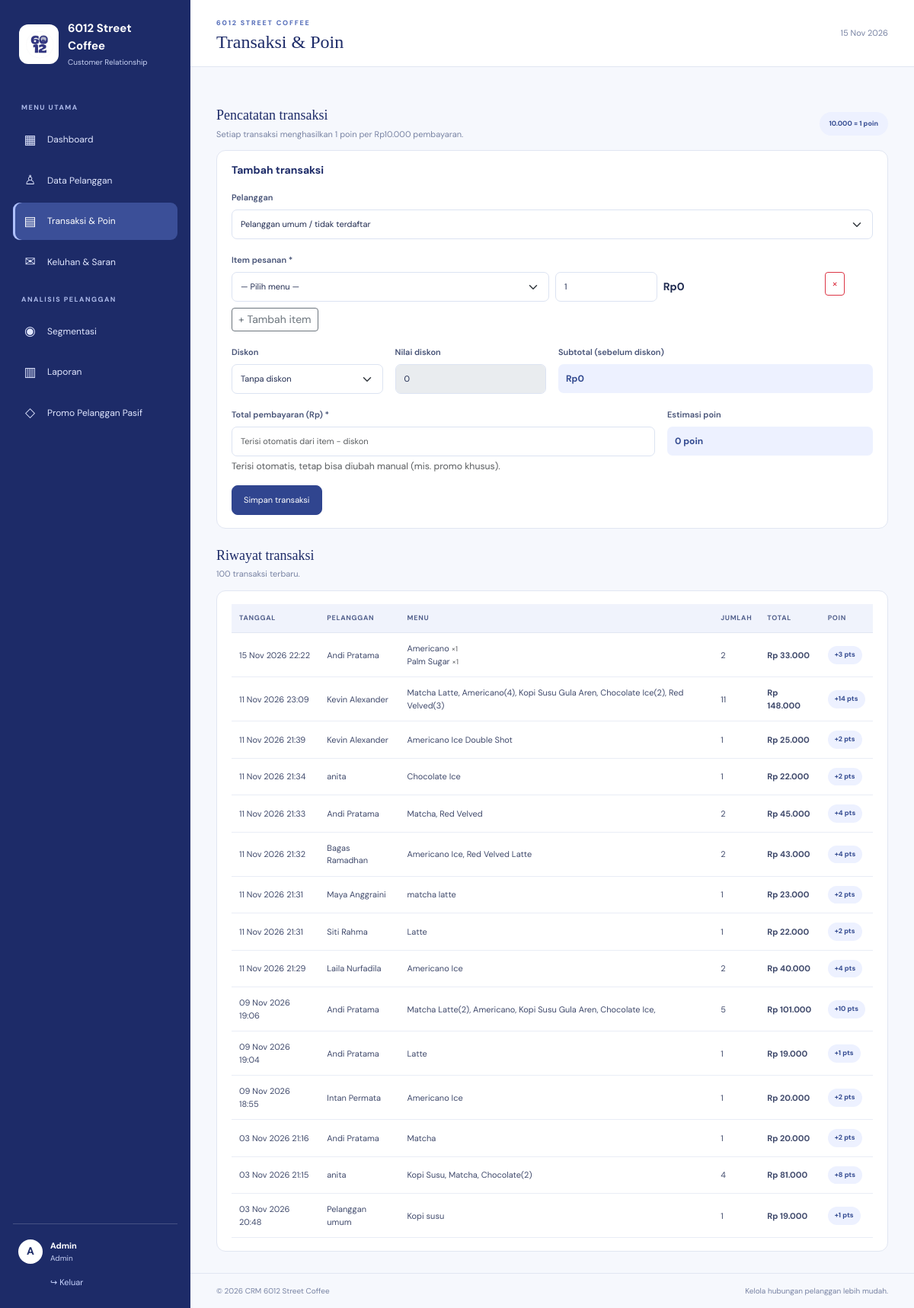
Screenshot of /transactions.php (signed in) with the database file from the repository.
### tables this page shows
CREATE TABLE `transactions` (
  `id` bigint(20) UNSIGNED NOT NULL,
  `customer_id` int(10) UNSIGNED DEFAULT NULL,
  `menu_name` varchar(150) NOT NULL,
  `quantity` int(10) UNSIGNED NOT NULL,
  `total_amount` bigint(20) UNSIGNED NOT NULL,
  `points_awarded` int(10) UNSIGNED NOT NULL DEFAULT 0,
  `transaction_date` datetime NOT NULL DEFAULT current_timestamp()
);

CREATE TABLE `customers` (
  `id` int(10) UNSIGNED NOT NULL,
  `name` varchar(100) NOT NULL,
  `phone` varchar(20) NOT NULL,
  `address` varchar(255) DEFAULT NULL,
  `join_date` date NOT NULL DEFAULT curdate(),
  `member_status` enum('Member','Non-member') NOT NULL DEFAULT 'Member',
  `points` int(10) UNSIGNED NOT NULL DEFAULT 0,
  `created_at` timestamp NOT NULL DEFAULT current_timestamp()
);

CREATE TABLE `transaction_items` (
  `id` int(10) UNSIGNED NOT NULL,
  `transaction_id` int(11) NOT NULL,
  `menu_name` varchar(150) NOT NULL,
  `quantity` int(10) UNSIGNED NOT NULL,
  `unit_price` int(10) UNSIGNED NOT NULL
);

### includes/functions.php (called while the page is built, shortened)
<?php
function e($value): string
{
    return htmlspecialchars((string) $value, ENT_QUOTES, 'UTF-8');
}
function rupiah($number): string
{
    return 'Rp ' . number_format((float) $number, 0, ',', '.');
}

### transactions.php (the view, shortened to what this page needs)
<?php
require_once 'config/database.php';
require_once 'includes/functions.php';
$customers = $pdo->query("SELECT id,name,phone FROM customers ORDER BY name")->fetchAll();
$history = $pdo->query("SELECT t.*,c.name customer_name FROM transactions t LEFT JOIN customers c ON c.id=t.customer_id ORDER BY t.transaction_date DESC,t.id DESC LIMIT 100")->fetchAll();
$itemsByTx = [];
if ($history) {
    $in = implode(',', array_map('intval', array_column($history, 'id')));
    foreach ($pdo->query("SELECT transaction_id,menu_name,quantity FROM transaction_items WHERE transaction_id IN ($in) ORDER BY id")->fetchAll() as $i) {
        $itemsByTx[$i['transaction_id']][] = $i;
    }
}
require 'includes/header.php';
?>
<div class="section-heading">
    <div>
        <h3>Pencatatan transaksi</h3>
        <p>Setiap transaksi menghasilkan 1 poin per Rp10.000 pembayaran.</p>
    </div><span class="rule-chip">10.000 = 1 poin</span>
</div>
<div class="form-card mb-4">
    <h4>Tambah transaksi</h4>
    <form method="post" class="row g-3"><input type="hidden" name="csrf_token" value="<?= e(csrf_token()) ?>">
        <div class="col-12"><label class="form-label">Pelanggan</label><select class="form-select" name="customer_id">
                <option value="0">Pelanggan umum / tidak terdaftar</option><?php foreach ($customers as $c): ?>
                    <option value="<?= $c['id'] ?>"><?= e($c['name'] . ' — ' . $c['phone']) ?></option><?php endforeach; ?>
            </select></div>
        <div class="col-12">
            <label class="form-label">Item pesanan *</label>
            <div id="itemList"></div>
            <button type="button" class="btn btn-outline-secondary btn-sm" id="addItem">+ Tambah item</button>
        </div>
        <div class="col-md-3"><label class="form-label">Diskon</label>
            <select class="form-select" name="disc_type" id="discType">
                <option value="none">Tanpa diskon</option>
            </select></div>
        <div class="col-md-3"><label class="form-label">Nilai diskon</label>
            <input class="form-control" type="number" name="disc_value" id="discValue" min="0" step="1" value="0"
                disabled placeholder="Contoh: 10 atau 5000"></div>
        <div class="col-md-6"><label class="form-label">Subtotal (sebelum diskon)</label>
            <div class="points-preview" id="subtotalPreview">Rp0</div></div>
        <div class="col-md-8"><label class="form-label">Total pembayaran (Rp) *</label><input class="form-control"
                type="number" name="total_amount" id="totalAmount" min="1" step="1" required
                placeholder="Terisi otomatis dari item − diskon">
            <div class="form-text">Terisi otomatis, tetap bisa diubah manual (mis. promo khusus).</div></div>
        <div class="col-md-4"><label class="form-label">Estimasi poin</label>
            <div class="points-preview" id="pointsPreview">0 poin</div>
        </div>
        <div class="col-12"><button class="btn btn-coffee">Simpan transaksi</button></div>
    </form>
</div>
<template id="itemTpl">
    <div class="col-md-6">
        <select class="form-select menu-select" name="items[__i__][menu]" required>
            <option value="" disabled selected>— Pilih menu —</option>
        </select>
    </div>
    <div class="col-4 col-md-2"><input class="form-control item-qty" type="number" min="1" value="1"
            name="items[__i__][qty]" required aria-label="Jumlah"></div>
    <div class="col-6 col-md-3 d-flex align-items-center"><b class="line-total">Rp0</b></div>
    <div class="col-2 col-md-1"><button type="button" class="btn btn-outline-danger btn-sm remove-item"
            title="Hapus item">&times;</button></div>
</template>
<div class="section-heading">
    <div>
        <h3>Riwayat transaksi</h3>
        <p>100 transaksi terbaru.</p>
    </div>
</div>
<div class="table-card">
    <div class="table-responsive">
        <table class="table align-middle">
            <thead>
                <tr>
                    <th>Tanggal</th>
                    <th>Pelanggan</th>
                    <th>Menu</th>
                    <th>Jumlah</th>
                    <th>Total</th>
                    <th>Poin</th>
                </tr>
            </thead>
            <tbody><?php if (!$history): ?>
                    </tr><?php endif; ?><?php foreach ($history as $t): ?>
                    <tr>
                        <td><?= date('d M Y H:i', strtotime($t['transaction_date'])) ?></td>
                        <td><?= e($t['customer_name'] ?? 'Pelanggan umum') ?></td>
                        <td>
                            <?php if (!empty($itemsByTx[$t['id']])): ?>
                                <?php foreach ($itemsByTx[$t['id']] as $i): ?>
                                    <div><?= e($i['menu_name']) ?> <small class="text-muted">×<?= (int) $i['quantity'] ?></small></div>
                                <?php endforeach; ?>
                            <?php else: ?>
                                <?= e($t['menu_name']) ?>
                            <?php endif; ?>
                        </td>
                        <td><?= (int) $t['quantity'] ?></td>
                        <td><b><?= rupiah($t['total_amount']) ?></b></td>
                        <td><span class="points-tag">+<?= (int) $t['points_awarded'] ?> pts</span></td>
                    </tr><?php endforeach; ?>
            </tbody>
        </table>
    </div>
</div>
<?php require 'includes/footer.php'; ?>

### assets/style.css (style rules this page uses)
:root { --coffee: #55372b; --coffee2: #76513e; --cream: #f6f1e9; --paper: #fff; --ink: #302720; --muted: #887f76; --line: #eee7de; --gold: #c99a61 }
* { box-sizing: border-box }
body { margin: 0; background: #f8f7f4; color: var(--ink); font-family: 'DM Sans', sans-serif; font-size: 14px }
.section-heading { display: flex; justify-content: space-between; align-items: center; gap: 15px; margin: 25px 0 13px }
.section-heading h3 { font-family: 'Playfair Display', serif; font-size: 18px; margin: 0 }
.section-heading p { font-size: 11px; color: var(--muted); margin: 5px 0 0 }
.btn-coffee { background: var(--coffee); color: white; border: 1px solid var(--coffee); font-size: 11px; padding: 10px 15px; border-radius: 8px }
.table-card, .form-card { background: #fff; border: 1px solid var(--line); border-radius: 12px; padding: 17px 19px }
.form-card h4 { font-size: 14px; font-weight: 700; margin: 0 0 16px }
.table { font-size: 11px; margin: 0 }
.table thead th { font-size: 9px; text-transform: uppercase; letter-spacing: .7px; color: #8c8177; background: #faf8f5; border-bottom: 1px solid var(--line); padding: 12px 10px; white-space: nowrap }
.table td { padding: 12px 10px; border-color: #f1ece6; color: #51483f }
.form-label { font-size: 11px; font-weight: 600; color: #65584e }
.form-control, .form-select { font-size: 11px; border-color: #e8e0d7; padding: 10px 11px; border-radius: 7px }
.status-pill, .points-tag, .rule-chip { display: inline-block; border-radius: 20px; padding: 5px 9px; font-size: 9px; font-weight: 700; white-space: nowrap }
.points-tag { background: #f8f0e5; color: #94683d }
.rule-chip { background: #f7efe4; color: #916b47; padding: 9px 13px }
.points-preview { background: #f8f3ec; padding: 10px; border-radius: 7px; color: #7a5537; font-weight: 700; font-size: 12px }
:root { --coffee: #26377F; --coffee2: #3D55A5; --cream: #F1F4FC; --paper: #FFFFFF; --ink: #202B50; --muted: #7883A3; --line: #E1E6F2; --gold: #91A5E8; --brand-navy: #1D2B68; --brand-blue: #30458F; --brand-mid: #526BB8; --brand-light: #EAF0FF; --brand-pale: #F6F8FD; }
body { background: var(--brand-pale); color: var(--ink); }
.topbar h1, .section-heading h3, .form-card h4 { color: var(--brand-navy); }
.stat-card, .table-card, .form-card { background: #FFF; border-color: var(--line); }
.btn-coffee { background: var(--brand-blue); color: #FFF; border-color: var(--brand-blue); }
.table thead th { color: #53618D; background: #F0F3FC; border-bottom-color: var(--line); }
.table td { border-color: #E9EDF6; color: #3F496B; }
.form-label { color: #465276; }
.form-control, .form-select { border-color: #DCE3F2; color: var(--ink); background-color: #FFF; }
.points-tag, .rule-chip, .points-preview { background: #EDF1FF; color: #344B91; }

### rows the page displays
transactions: transaction_date "15 Nov 2026 22:22", customer.name "Andi Pratama", quantity "2", total_amount "Rp 33.000", points_awarded "3"
transaction_items: menu_name "Americano", quantity "1"
transaction_items: menu_name "Palm Sugar", quantity "1"
transactions: transaction_date "11 Nov 2026 23:09", customer.name "Kevin Alexander", menu_name "Matcha Latte, Americano(4), Kopi Susu Gula Aren, Chocolate Ice(2), Red Velved(3)", quantity "11", total_amount "Rp 148.000", points_awarded "14"
transactions: transaction_date "11 Nov 2026 21:39", customer.name "Kevin Alexander", menu_name "Americano Ice Double Shot", quantity "1", total_amount "Rp 25.000", points_awarded "2"
transactions: transaction_date "11 Nov 2026 21:34", customer.name "anita", menu_name "Chocolate Ice", quantity "1", total_amount "Rp 22.000", points_awarded "2"
transactions: transaction_date "11 Nov 2026 21:33", customer.name "Andi Pratama", menu_name "Matcha, Red Velved", quantity "2", total_amount "Rp 45.000", points_awarded "4"
transactions: transaction_date "11 Nov 2026 21:32", customer.name "Bagas Ramadhan", menu_name "Americano Ice, Red Velved Latte", quantity "2", total_amount "Rp 43.000", points_awarded "4"
transactions: transaction_date "11 Nov 2026 21:31", customer.name "Maya Anggraini", menu_name "matcha latte", quantity "1", total_amount "Rp 23.000", points_awarded "2"
transactions: transaction_date "11 Nov 2026 21:31", customer.name "Siti Rahma", menu_name "Latte", quantity "1", total_amount "Rp 22.000", points_awarded "2"
transactions: transaction_date "11 Nov 2026 21:29", customer.name "Laila Nurfadila", menu_name "Americano Ice", quantity "2", total_amount "Rp 40.000", points_awarded "4"
transactions: transaction_date "09 Nov 2026 19:06", customer.name "Andi Pratama", menu_name "Matcha Latte(2), Americano, Kopi Susu Gula Aren, Chocolate Ice,", quantity "5", total_amount "Rp 101.000", points_awarded "10"
transactions: transaction_date "09 Nov 2026 19:04", customer.name "Andi Pratama", menu_name "Latte", quantity "1", total_amount "Rp 19.000", points_awarded "1"
transactions: transaction_date "09 Nov 2026 18:55", customer.name "Intan Permata", menu_name "Americano Ice", quantity "1", total_amount "Rp 20.000", points_awarded "2"
transactions: transaction_date "03 Nov 2026 21:16", customer.name "Andi Pratama", menu_name "Matcha", quantity "1", total_amount "Rp 20.000", points_awarded "2"
transactions: transaction_date "03 Nov 2026 21:15", customer.name "anita", menu_name "Kopi Susu, Matcha, Chocolate(2)", quantity "4", total_amount "Rp 81.000", points_awarded "8"
transactions: transaction_date "03 Nov 2026 20:48", customer_name "Pelanggan umum", menu_name "Kopi susu", quantity "1", total_amount "Rp 19.000", points_awarded "1"

### other values shown
$_SESSION['user_name'] "Admin"
$pageTitle "Transaksi & Poin"
